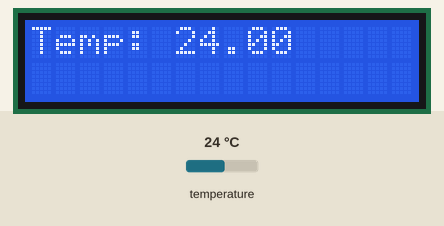
Recording of a sketch running on a simulated Arduino Uno, built with avr-gcc and run on an emulated ATmega328P. Shown: 16×2 character LCD. The test bench sets the inputs (shaded band); at power-on: temperature 24 °C.

Above: at 1.2 s.
1.3 s: temperature set to 12 °C
At 3.4 s:
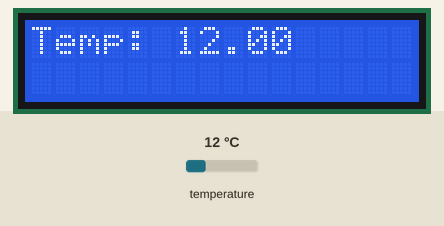
5.1 s: temperature set to 19 °C
At 6.5 s:
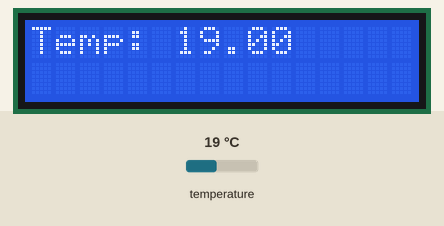
8.6 s: temperature set to 28 °C
At 10.4 s:
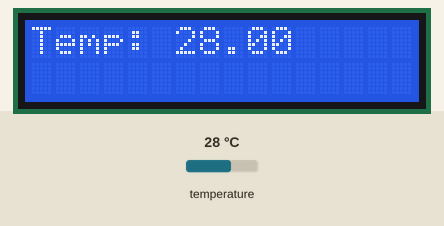
Timing chart, 0 to 11.9 s (numbered marks = the images above; inputs shaded):
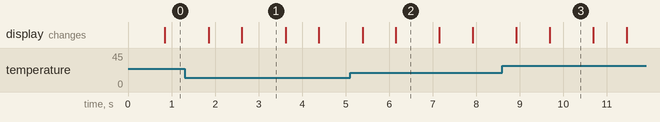

The sketch:

template.ino
```cpp
// Include the libraries we need
#include <OneWire.h>
#include <DallasTemperature.h>
#include <LiquidCrystal.h>

// Data wire is plugged into port 2 on the Arduino
#define ONE_WIRE_BUS 7

// Setup a oneWire instance to communicate with any OneWire devices (not just Maxim/Dallas temperature ICs)
OneWire oneWire(ONE_WIRE_BUS);

// Pass our oneWire reference to Dallas Temperature.
DallasTemperature sensors(&oneWire);

const int rs = 12, en = 11, d4 = 5, d5 = 4, d6 = 3, d7 = 2;

LiquidCrystal lcd(rs, en, d4, d5, d6, d7);

/*
 * The setup function. We only start the sensors here
 */
void setup(void)
{
  // start serial port
//  Serial.begin(9600);
//  Serial.println("Dallas Temperature IC Control Library Demo");

  // Start up the library
  sensors.begin();
  lcd.begin(16, 2);
}

/*
 * Main function, get and show the temperature
 */
void loop(void)
{
  // call sensors.requestTemperatures() to issue a global temperature
  // request to all devices on the bus
//  Serial.print("Requesting temperatures...");
  lcd.clear();
  lcd.setCursor(0, 0);
  lcd.print("Temp: ");
  sensors.requestTemperatures(); // Send the command to get temperatures
  lcd.print(sensors.getTempCByIndex(0));
//  Serial.println("DONE");
//  // After we got the temperatures, we can print them here.
//  // We use the function ByIndex, and as an example get the temperature from the first sensor only.
//  Serial.print("Temperature for the device 1 (index 0) is: ");
//  Serial.println(sensors.getTempCByIndex(0));
  delay(1000);
}
```

Measured:
- after the input at 1.3 s, the display: first differs from a run without the input after 1.3 s (image 1)
- after the input at 5.1 s, the display: first differs from a run without the input after 1.1 s (image 2)
- after the input at 8.6 s, the display: first differs from a run without the input after 1.1 s (image 3)
- what the display in image 1 shows lasts 1.0 s, from 2.6 s to 3.6 s
